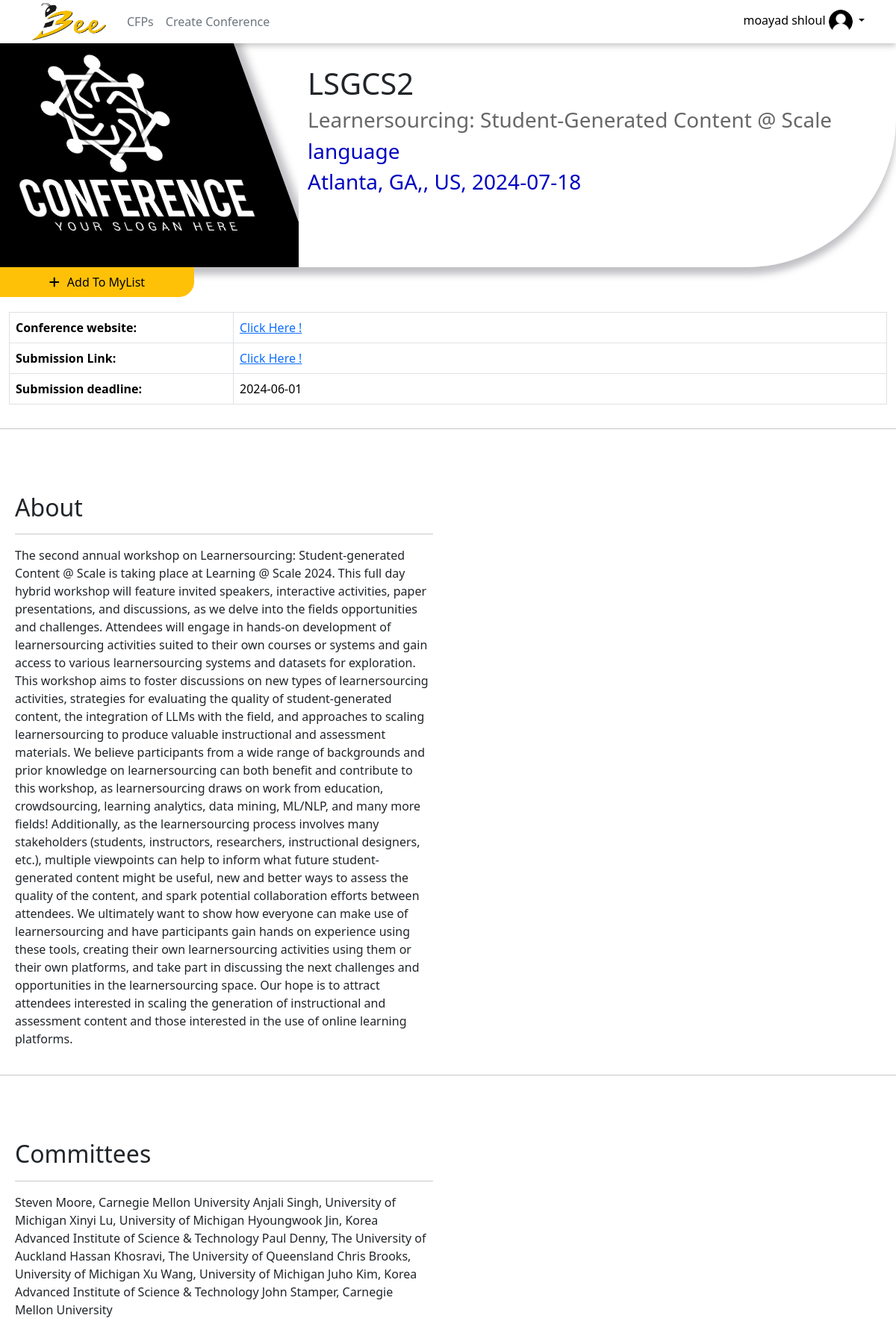
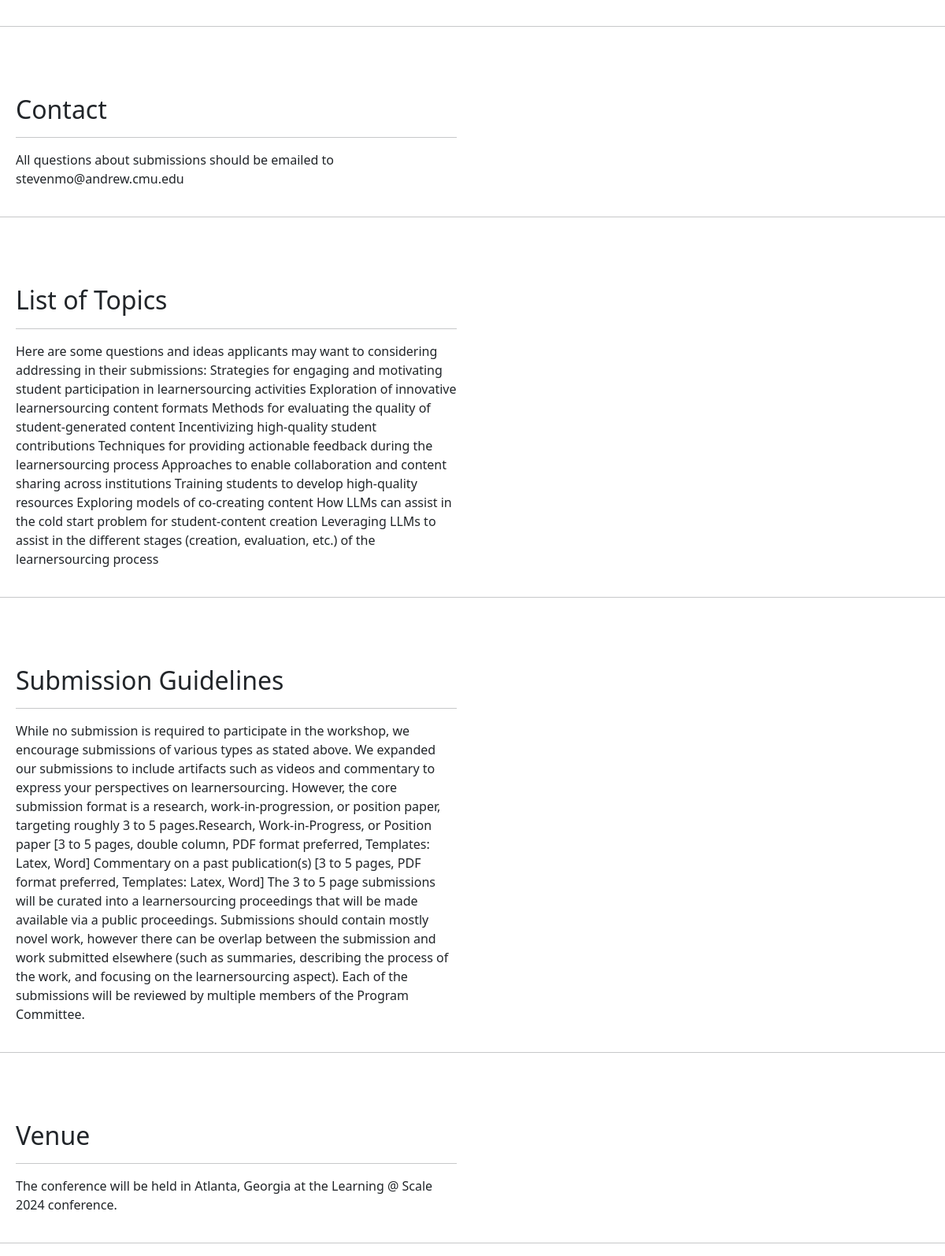
Page /conf_cfp/index.php?cfpId=14 (signed in) on the committed database (2 pictures, top to bottom).
### tables this page shows
CREATE TABLE `users` (
  `user_id` int(11) NOT NULL,
  `full_name` varchar(255) DEFAULT NULL,
  `email` varchar(255) DEFAULT NULL,
  `phone` varchar(200) DEFAULT NULL,
  `password` varchar(500) DEFAULT NULL,
  `DOB` date NOT NULL,
  `region` varchar(255) DEFAULT NULL,
  `status` int(11) DEFAULT NULL,
  `created_date` timestamp NOT NULL DEFAULT current_timestamp()
);

CREATE TABLE `conference` (
  `conf_id` int(11) NOT NULL,
  `conf_name` varchar(255) DEFAULT NULL,
  `acronym` varchar(200) DEFAULT NULL,
  `start_date` date DEFAULT NULL,
  `end_date` date DEFAULT NULL,
  `sub_deadline` date DEFAULT NULL,
  `sub_count` int(11) DEFAULT NULL,
  `country` varchar(200) DEFAULT NULL,
  `city` varchar(200) DEFAULT NULL,
  `web_page` varchar(200) DEFAULT NULL,
  `primary_area` varchar(200) DEFAULT NULL,
  `sec_area` varchar(200) DEFAULT NULL,
  `area_note` varchar(2500) DEFAULT NULL,
  `user_id` int(11) DEFAULT NULL,
  `contact_phone` varchar(200) DEFAULT NULL,
  `extra_info` varchar(3000) DEFAULT NULL,
  `created_date` timestamp NOT NULL DEFAULT current_timestamp() ON UPDATE current_timestamp(),
  `conf_status` int(11) DEFAULT NULL
);

CREATE TABLE `cfp_desc` (
  `cfp_id` int(11) NOT NULL,
  `desc_key` varchar(255) NOT NULL,
  `desc_val` varchar(10000) DEFAULT NULL,
  `desc_status` int(11) DEFAULT NULL
);

### userdata.php (called while the page is built, shortened)
<?php
include 'conn.php';
function getCfp($cfp_id){
    global $db;
    $sql_cfp = "SELECT * FROM cfp where cfp_id = $cfp_id";
    $result_cfp = mysqli_query($db,$sql_cfp);
    $row_cfp = mysqli_fetch_assoc($result_cfp);
    $cfp_id = $row_cfp['cfp_id'];
    $conf_id = $row_cfp['conf_id'];
    $conf_info = getSelectedConf($conf_id);
    $desc = array();
    $sql_desc = "SELECT * FROM cfp_desc Where cfp_id = $cfp_id AND desc_status = 1";
    $result_desc = mysqli_query($db,$sql_desc);
    while($row_desc = mysqli_fetch_assoc($result_desc)){
        array_push($desc, array(
            'desc_key' => $row_desc['desc_key'],
            'desc_val' => $row_desc['desc_val']
        ));
    }
    $conf_info['desc'] = $desc;
    return $conf_info;
}
function getSelectedConf($conf_id){
    global $db;
    if(function_exists('getUserData')){
        $userdata = getUserData();
    }
    else{
        $user_id = '';
    }
    $sql_conf ="SELECT * from conference where conf_id = $conf_id";
    $result_conf = mysqli_query($db,$sql_conf);
    $row_conf = mysqli_fetch_assoc($result_conf);
    $confData = array(
        'conf_id' => $row_conf['conf_id'],
        'conf_name' => $row_conf['conf_name'],
        'acronym' => $row_conf['acronym'],
        'start_date' => $row_conf['start_date'],
        'end_date' => $row_conf['end_date'],
        'sub_deadline' => $row_conf['sub_deadline'],
        'sub_count' => $row_conf['sub_count'],
        'country' => $row_conf['country'],
        'city' => $row_conf['city'],
        'web_page' => $row_conf['web_page'],
        'primary_area' => $row_conf['primary_area'],
        'sec_area' => $row_conf['sec_area'],
        'area_note' => $row_conf['area_note'],
        'user_id' => $row_conf['user_id'],
        'contact_phone' => $row_conf['contact_phone'],
        'extra_info' => $row_conf['extra_info'],
        'created_date' => $row_conf['created_date'],
        'conf_status' => $row_conf['conf_status']
    );
    return $confData;
}
if(isset($_SESSION['user_login'])){
    $user_email = $_SESSION['user_login'];
    function getUserData(){
        global $db;
        global $user_email;
        $sql_userdata = "SELECT * FROM users where email='$user_email'";
        $result_user = mysqli_query($db,$sql_userdata);
        $row = mysqli_fetch_assoc($result_user);
        $userdata = array(
            'user_id' => $row['user_id'],
            'full_name' => $row['full_name'],
            'email' => $row['email'],
            'phone' => $row['phone'],
            'dob' => $row['DOB'],
            'region' => $row['region'],
            'status' => $row['status']
        );
        return $userdata;
    }
}
?>

### conf_cfp/index.php (the view, shortened to what this page needs)
<?php
include '../userdata.php';
include '../header.php';
if(isset($_GET['cfpId'])){
    $cfp_id = $_GET['cfpId'];
    $cfp_info = getCfp($cfp_id);
}
?>
<!DOCTYPE html>
<html>
    <head>
        <link href="https://cdn.jsdelivr.net/npm/bootstrap@5.3.2/dist/css/bootstrap.min.css" rel="stylesheet">
        <link href="../CSS/style.css" rel="stylesheet">
        <link href="../CSS/confCfp.css" rel="stylesheet">
    </head>
    <header class="p-3" id="header">
        <?php echo get_header(); ?>
    </header>
    <body>
        <div class="row main-row">
            <div class="col-md-12" style="padding: 0;">
                <div class="row main-row">
                    <div class="col-md-12 cfp-ident-col" >
                        <div class="row">
                            <div class="col-md-4 cfp-ident">
                                <div class="cfp-img-div">
                                    <div class="cfp-img-div-sec">
                                        <img src="../images/cfp-test1.jpg"  class="cfp-img"/>
                                    </div>
                                </div>
                            </div>
                            <div class="col-md-8" style="margin-top: 30px;">
                                <div class="row">
                                    <div class="col-md-12">
                                        <h1><?php echo $cfp_info['acronym'] ?></h1>
                                    </div>
                                </div>
                                <div class="row">
                                    <div class="col-md-12">
                                        <h3 class="secondary"><?php echo $cfp_info['conf_name'] ?></h3>
                                    </div>
                                </div>
                                <div class="row">
                                    <div class="col-md-12">
                                        <h3 class="par-secondary"><?php echo $cfp_info['primary_area'] ?></h3>
                                    </div>
                                </div>
                                <div class="row">
                                    <div class="col-md-12">
                                        <h3 class="par-secondary"><?php echo $cfp_info['city'].', '.$cfp_info['country'].', '.$cfp_info['start_date'];  ?></h3>
                                    </div>
                                </div>
                            </div>
                        </div>
                    </div>
                </div>
                <div class="row main-row">
                    <div class="col-md-12" style="padding: 0;">
                        <button class="btn btn-warning btn-addlist"><span style="margin-right: 10px;"><i class="fa-solid fa-plus"></i></span>Add To MyList</button>
                    </div>
                </div>
                <div class="row main-row">
                    <div class="col-md-12" style="margin-top: 20px;">
                        <table class="table table-bordered">
                            <tbody>
                                <tr><th style="width: 300px;">Conference website:</th><td><a href="<?php echo $cfp_info['web_page']; ?>" class="link">Click Here !</a></td></tr>
                                <tr><th>Submission Link:</th><td><a href="../submit_paper?confId=<?php echo $cfp_info['conf_id'];?>" class="link">Click Here !</a></td></tr>
                                <tr><th>Submission deadline: </th><td><span><?php echo $cfp_info['sub_deadline'];?></span></td></tr>
                            </tbody>
                        </table>
                    </div>
                </div>
                <hr>
                <?php
                $desc = $cfp_info['desc'];
                for($i = 0 ;$i < count($desc); $i++){
                    echo '
                        <div class="row main-row" >
                        <div class="col-md-6" style="margin-top: 50px; padding: 20px;">
                            <div class="subject">
                                <h2>'.$desc[$i]['desc_key'].'</h2>
                            </div>
                            <hr>
                            <div class="content">
                                '.$desc[$i]['desc_val'].'
                            </div>
                        </div>
                    </div>
                    <hr>
                    ';
                }
                ?>
            </div>
        </div>
    </body>
</html>

### header.php (shortened to what this page needs)
<?php
function get_header(){
    $login = false;
    if(isset($_SESSION['user_login'])){
        $login = true;
    }
    $header = '';
    switch($login){
        case true :
            $userdata = getUserData();
            $userName = $userdata['full_name'];
            $header = '<div class="container">
            <div class="d-flex flex-wrap align-items-center justify-content-center justify-content-lg-start">
              <a href="../home" class="d-flex align-items-center mb-2 mb-lg-0 link-body-emphasis text-decoration-none">
                  <img src="../images/logo.png" style="height: 50px; width: 100px; margin: 0; margin-right: 20px;">
              </a>
              <ul class="nav col-12 col-lg-auto me-lg-auto mb-2 justify-content-center mb-md-0">
                  <li><a href="../cfp" class="nav-link px-2 link-secondary">CFPs</a></li>
                  <li><a href="../create_conf" class="nav-link px-2 link-secondary">Create Conference</a></li>
              </ul>
              <div class="dropdown text-end">
                <a href="#" class="d-block link-body-emphasis text-decoration-none dropdown-toggle" data-bs-toggle="dropdown" aria-expanded="false">
                  <span>'.$userName.'</span>
                  <img src="../images/icons/account.png" alt="mdo" width="32" height="32" class="rounded-circle">
                </a>
                <ul class="dropdown-menu text-small">
                  <li><a class="dropdown-item" href="../profile">Profile</a></li>
                  <li><hr class="dropdown-divider"></li>
                  <li><a class="dropdown-item" href="../select_role">Roles</a></li>
                  <li><hr class="dropdown-divider"></li>
                  <li><a class="dropdown-item" href="../Logout.php">Sign out</a></li>
                </ul>
              </div>
            </div>
          </div>';
            break;
    }
    return $header;
}
?>

### CSS/style.css (style rules this page uses)
:root { --content-box: #f7f7f6; --border: #dfdfdf; --main-h1: #c67b00; --main-color: #1377ff; --secondary-gray: #676767; --h3-second: #0003c2; --honey: #F6BE00; --control-header: #F6BE00; --suspended-p: #9a9a9a; }
html, body { width: 100% !important; display: flex; flex-direction: column; }
body { min-height: 100vh; }
header { box-shadow: rgba(0, 0, 0, 0.24) 0px 3px 8px; }
#header { padding: 4px !important; }
.main-row { width: 100% !important; margin: 0 !important; padding: 0 !important; }
.cfp-ident { overflow: hidden; height: 300px; }
.cfp-img-div { width: 450px; height: 600px; background-color: var(--border); -webkit-transform: skewX(20deg); -moz-transform: skewX(20deg); -ms-transform: skewX(20deg); -o-transform: skewX(20deg); transform: skewX(20deg); margin-left: -40px; overflow: hidden; box-shadow: rgba(100, 100, 111, 0.4) 0px 2px 10px 10px; }
.cfp-img-div-sec { overflow: hidden; }
.cfp-img { width: 500px; height: 450px; }
.cfp-ident-col { border-radius: 0 0 200px 0; box-shadow: rgba(100, 100, 111, 0.4) 0px 10px 10px 0px; }
.secondary { color: var(--secondary-gray); }
.par-secondary { color: var(--h3-second); }
.btn-addlist { width: 260px; height: 40px; border-radius: 0 0 20px 0 !important; }

### rows in the picture
users: full_name "moayad shloul"
conference: acronym "LSGCS2", conf_name "Learnersourcing: Student-Generated Content @ Scale", primary_area "language", city "Atlanta, GA,", country "US", start_date "2024-07-18", sub_deadline "2024-06-01"
cfp_desc: desc_key "Contact", desc_val "All questions about submissions should be emailed to stevenmo@andrew.cmu.edu"
cfp_desc: desc_key "Venue", desc_val "The conference will be held in Atlanta, Georgia at the Learning @ Scale 2024 conference."

### other values in the picture
$desc[$i]['desc_key'] "About"
$desc[$i]['desc_key'] "Committees"
$desc[$i]['desc_key'] "List of Topics"
$desc[$i]['desc_key'] "Submission Guidelines"
